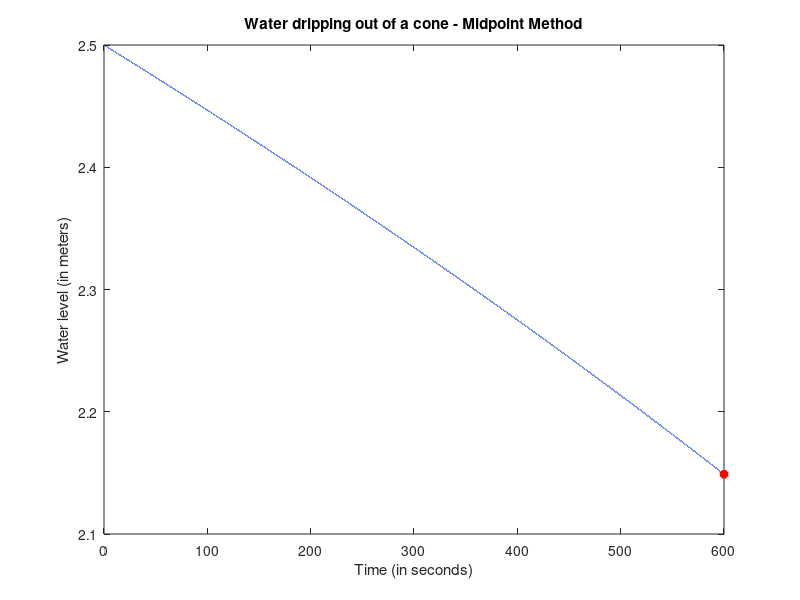

Write MATLAB code to recreate this figure.
clc
clear
close

N = 100000;
t0 = 0;
T = 600; %seconds
dt = (T-t0)/N;

x_0 = 2.5; %m
r = 0.03; %m
r_0 = 2.6833; %m
tg_alpha = r_0/x_0;
rx = @(x)tg_alpha * x;
g = 9.8; %m / sec^2
A =@(x)(rx(x).^2)*pi;

X = [x_0 zeros(1,N)];
t = [t0 zeros(1,N)];

%% Midpoint Method

%initialization value

X_minus1 = x_0 - dt*(-0.6*pi*r^2*sqrt(2*g)*sqrt(X(1))/A(X(1)));

X = [X_minus1 X];

for n = 2 : N+1
    X(n+1) = X(n-1) + 2*dt*(-0.6*pi*r^2*sqrt(2*g)*sqrt(X(n))/A(X(n)));
    t(n+1)=t(n)+dt;
end

X = X(2:end);
t = t(1:end-1);

Water_Level_T = X(end);
plot(t,X)
hold on
plot(t(end),X(end),"r*","LineWidth",3);
hold off
title('Water dripping out of a cone - Midpoint Method')
xlabel('Time (in seconds)')
ylabel('Water level (in meters)')

fprintf('Water lever after 10 minutes (Using Midpoint Method):  %.9f Meters \n',Water_Level_T)

%% Error of the numerical solution
x_analytical = 2.1489055841903624; %Analytical solution for x
error = abs(Water_Level_T-x_analytical);
fprintf('The error of the estimation is %.16f \n',error)